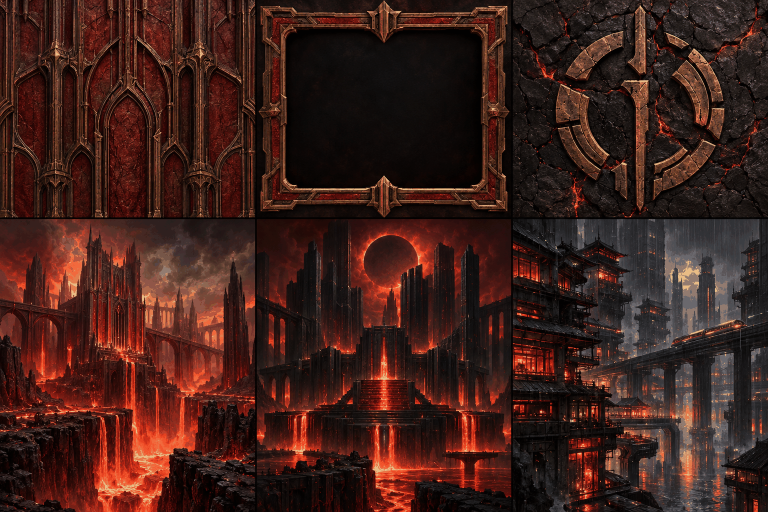
#> input picture docs/design/visual-v2/ember-cathedral/art-atlas.png, 1536 x 1024 px (shown at 1/2 size)
$ python build_assets.py
#> lines starting #> are read from the running program, lines starting #| are printed output that depends on the picture
"""Offline Ember production compositor. Run with Pillow 12.3.0; no runtime dependency.
Source: original generated phase-A atlas; exact prompt retained in docs/design/visual-v2/ember-cathedral/prompt.txt.
Painted Eviternity/fallback masters (now JPEG) are preserved; prompts retained below.
Spec 035: opaque art is JPEG quality 60, at most 1280x800.
Spec 048: vector frames and ornaments are authored separately by author_frame.py.
"""
import argparse
from pathlib import Path
from PIL import Image, ImageOps, ImageDraw
# 2026-10-16 cover repaint: built-in image_gen, style references only:
# sigil.jpg and sigil-ii.jpg. Original concept art under repository GPL-3.0-or-later.
# Generated covers are committed raster masters; offline regeneration keeps them
# and deterministically derives their bands. Re-generation is not byte reproducible.
COVER_PROMPTS = {
    'fallback': """Use case: stylized-concept
Asset type: original generic community-mapset cover, one portrait painting at 512:586 aspect ratio, larger resolution allowed.
Primary request: a single continuous painted landscape of a weathered carved gate standing in a distant rocky hellscape. View the complete small arched gateway in three-quarter perspective on a diagonal crumbling causeway, surrounded by rolling smoke, rugged basalt slopes and restrained red-orange firelight. The gate is a mid-distance focal point integrated into the terrain, with its whole arch visible and only short tapered supports; no tall foreground pillars. Generic original environment with no recognizable mapset symbols.
Input image: SIGIL cover is a reference only for rich painterly detail, palette, warm ember illumination and atmospheric depth, not architecture or composition.
Style/medium: richly textured atmospheric digital matte painting, painterly smoke and clouds flowing continuously across the full width, fine stone texture, natural irregular silhouettes, dramatic chiaroscuro. Deep oxblood/brown-black shadows, aged bronze carving, warm orange firelight and small bone highlights.
Composition: full-bleed portrait single coherent scene with one perspective and continuous terrain. Smoky rolling sky in upper third; small complete arch near the center with surrounding slopes; diagonal causeway and glowing fissures lead through lower foreground. The upper-middle horizontal crop must read as a connected landscape, not vertical strips. Architecture must not form edge-to-edge vertical dividing lines.
Constraints: entirely original concept art. No panels, triptych, collage, tiling, side-by-side images, seams, giant vertical slabs, symmetrical pillar walls, borders, text, letters, logos, UI, plaques, franchise material, screenshots, pentagrams, skulls or flat vector shapes. UI adds its own Original concept art plaque.""",
    'fallback-initial-rejected': """Use case: stylized-concept
Asset type: generic original painted community-mapset cover for DDL Ember Cathedral UI, portrait 512:586 aspect ratio.
Primary request: a massive weathered carved stone gate opening onto a distant atmospheric hellscape. Broad dark basalt threshold, aged bronze inset rails and subtle abstract chisel patterns, firelight spilling across worn steps, red-orange glowing fissures and smoky distant ruined silhouettes beyond. Tasteful and generic, suitable for any community mapset; no distinctive mapset symbol or recognizable specific location.
Input images: SIGIL and SIGIL II paintings are references for painted detail, palette and light only; do not copy their layouts.
Style/medium: richly detailed atmospheric digital matte painting, fine rough stone textures, painterly smoke, cinematic depth and natural irregular edges. Match reference detail and restraint. Deep oxblood/brown-black shadow, scorched bronze, warm orange ember highlights with small bone accents.
Composition/framing: portrait full-bleed single scene, gate fills the upper-middle with grounded foreground steps and cavernous layered depth. Keep the gateway readable in both the full portrait and a wide horizontal crop across the upper-middle 35 percent. No giant city, no eclipse, no mascot.
Constraints: entirely original art; no text, no letters, no logos, no plaque baked in (UI adds Original concept art plaque), no id Software material, no franchise imagery, no game screenshots, no pentagrams, no skulls, no flat vector shapes, no border.""",
    'eviternity': """Use case: stylized-concept
Asset type: original painted mapset cover for DDL Ember Cathedral UI, portrait 512:586 aspect ratio.
Primary request: Paint an eternal celestial-yet-infernal citadel, ivory and aged gold against hellfire. An immense weathered ivory cathedral-city rises out of dark basalt chasms and fiery red-orange mist, elegant gold ribs and distant spires disappearing into turbulent charcoal clouds, a pale celestial glow behind the central crown, infernal molten light far below. Original imagined architecture, not any existing game's location or title art.
Input images: attached SIGIL and SIGIL II paintings are style/palette/detail references only, never copy their layouts.
Style/medium: richly detailed atmospheric digital matte painting, painterly stone and clouds, layered depth, natural irregular edges, muted weathered materials, dramatic chiaroscuro. Match the reference paintings' fine architectural detail and orange ember illumination, deep oxblood/brown-black shadows, restrained bone highlights.
Composition/framing: portrait full-bleed single scene, imposing central citadel in middle distance, bridge and foreground broken stone for depth. Keep the primary architecture readable in both the full portrait and a wide horizontal crop across the upper-middle 35 percent.
Constraints: original concept art only; no text, no letters, no logos, no plaque baked in (the UI adds its Original concept art plaque), no recognizable franchise imagery, no game screenshots, no vector shapes, no flat geometric illustration, no borders.""",
}
ROOT = Path(__file__).resolve().parents[5]
OUT = Path(__file__).resolve().parent
SOURCE = ROOT / 'docs/design/visual-v2'
parser = argparse.ArgumentParser(description=__doc__)
parser.add_argument('--wall-only', action='store_true', help='Regenerate only wall.jpg from the original PNG atlas')
args = parser.parse_args()
a = Image.open(SOURCE/'ember-cathedral/art-atlas.png').convert('RGB')
#> a is the input picture: PIL image 1536x1024 RGB; mean R, G, B 63.2, 32.1, 26.1
def save(im, name):
    if name.endswith('.jpg'):
        assert im.width <= 1280 and im.height <= 800, name
        im.save(OUT/name, quality=60, optimize=True)
    else:
        im.save(OUT/name, optimize=True)
# Mirrored quarters meet with identical edge pixels on both axes: seamless repeat.
# Exclude the atlas cell border before mirroring (spec 045).
q = a.crop((0, 0, 510, 433)).resize((256, 219))
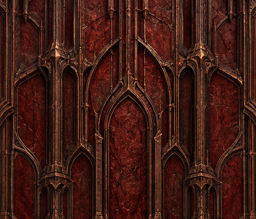
#> q: PIL image 256x219 RGB; mean R, G, B 64.1, 27.9, 20.2
tile = Image.new('RGB', (512, 438))
#> tile: PIL image 512x438 RGB; every value is 0
tile.paste(q, (0,0)); tile.paste(ImageOps.mirror(q), (256,0))
tile.paste(ImageOps.flip(tile.crop((0,0,512,219))), (0,219))
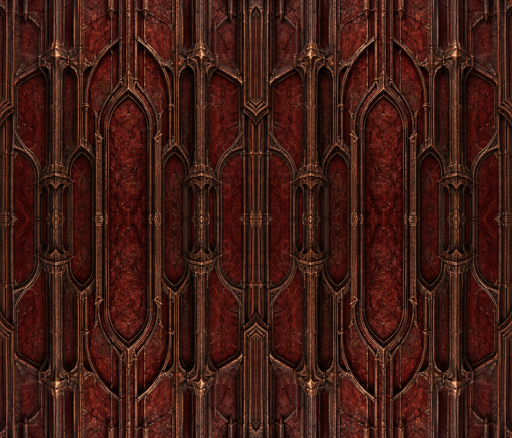
#> tile: PIL image 512x438 RGB; mean R, G, B 64.1, 27.9, 20.2
tile = Image.blend(tile, Image.new('RGB', tile.size, '#120C0D'), .38)
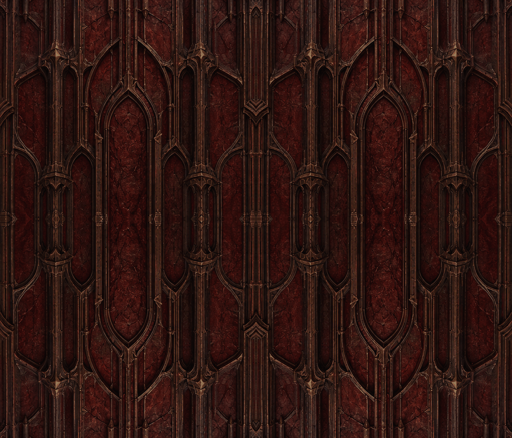
#> tile: PIL image 512x438 RGB; mean R, G, B 46.1, 21.4, 17
wall = Image.new('RGB', (1280,632))
#> wall: PIL image 1280x632 RGB; every value is 0
for y in range(0,632,438):
    for x in range(0,1280,512): wall.paste(tile, (x,y))
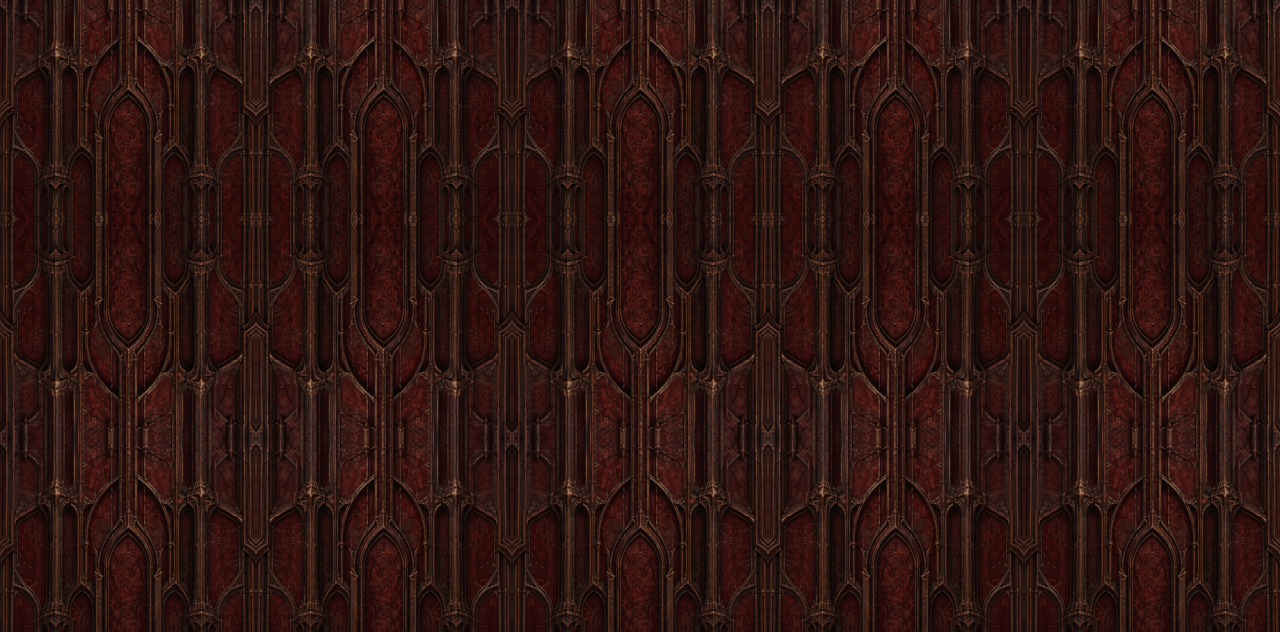
#> wall: PIL image 1280x632 RGB; mean R, G, B 46.3, 21.5, 17.1
save(wall, 'wall.jpg')
if args.wall_only:
    raise SystemExit(0)
for i, name in enumerate(['sigil','sigil-ii','auger','eviternity','fallback']):
    if i < 3:
        cover=a.crop((i*512,438,(i+1)*512,1024))
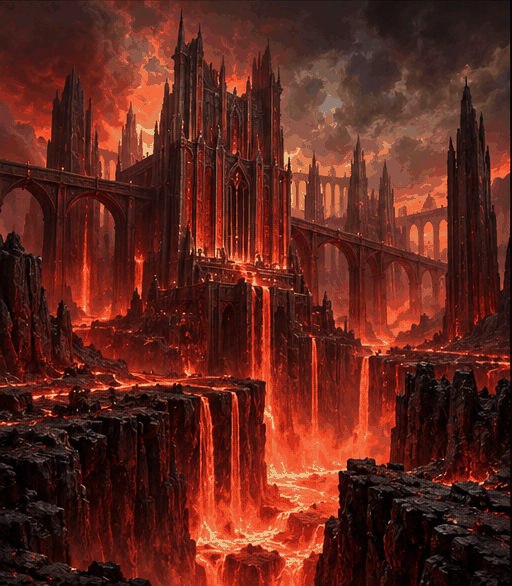
#> cover: PIL image 512x586 RGB; mean R, G, B 95.7, 38.8, 28.8
        save(cover,name+'.jpg')
    else:
        # Committed painted masters: never replace these with SVG exports.
        cover=Image.open(OUT/(name+'.jpg')).convert('RGB')
        assert cover.size == (512,586), name
        assert (OUT/(name+'.jpg')).stat().st_size <= 200_000, name
    # One continuous source crop, with the transition into the title baked in.
    band=ImageOps.fit(cover,(400,88),centering=(.5,.35))
    fade=Image.new('L',band.size)
#> fade: PIL image 400x88 L; every value is 0
    for x in range(400):
        t=min(1., x/144.)
        alpha=round(255 * t*t*(3-2*t))
        ImageDraw.Draw(fade).line((x,0,x,87),fill=alpha)
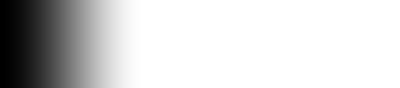
#> fade: PIL image 400x88 L; min 0, max 255, mean 208.8
    band=Image.composite(band,Image.new('RGB',band.size,'#120C0D'),fade)
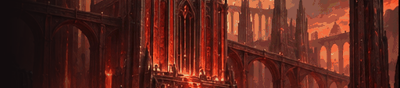
#> band: PIL image 400x88 RGB; mean R, G, B 89.1, 37.5, 28.6
    save(band,name+'-band.jpg')
#> (the run stopped early here; a loop or call above may not have finished)
